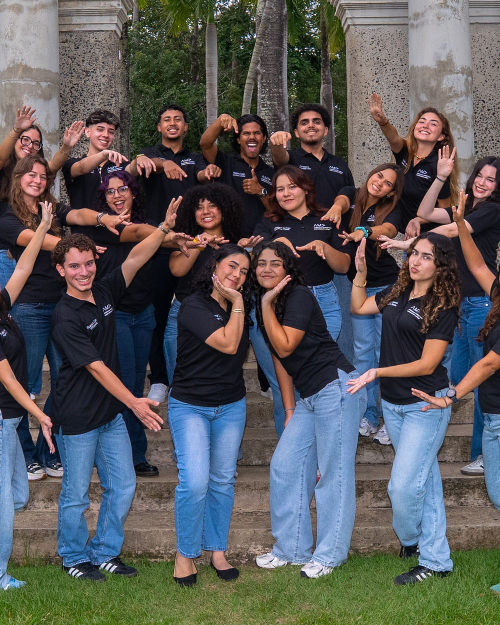
#> input picture assets/img/about-hero-real.jpg, 1000 x 1250 px (shown at 1/2 size); its folder holds only this picture in this run
$ python responsive_images.py
#> lines starting #> are read from the running program, lines starting #| are printed output that depends on the picture
"""Generate interior photo variants. Requires Pillow; no site runtime dependency.

Run: python scripts/responsive_images.py
Original JPEGs remain the fallback. Never upscale an original.
"""
from pathlib import Path
from PIL import Image, ImageOps

ROOT = Path(__file__).resolve().parents[1]
PHOTOS = ('about-hero-real', 'event-real-meeting', 'event-real-wide')


def variants(width):
    return sorted({min(width, size) for size in (480, 960, 1440)})


if __name__ == '__main__':
    for name in PHOTOS:
        source = ROOT / 'assets' / 'img' / (name + '.jpg')
        with Image.open(source) as original:
#> original is the input picture: PIL image 1000x1250 RGB; mean R, G, B 90.2, 88.8, 89.1
            image = ImageOps.exif_transpose(original).convert('RGB')
            for width in variants(image.width):
                height = round(image.height * width / image.width)
                target = source.with_name(f'{name}-{width}.webp')
                image.resize((width, height), Image.Resampling.LANCZOS).save(target, 'WEBP', quality=82, method=6)
                print(f'{target.name}: {width}x{height}, {target.stat().st_size} bytes')
#> this loop made 3 passes
#> pass 1, `image.resize((width, height), Image.Resampling.LANCZOS).save(target, '..`:
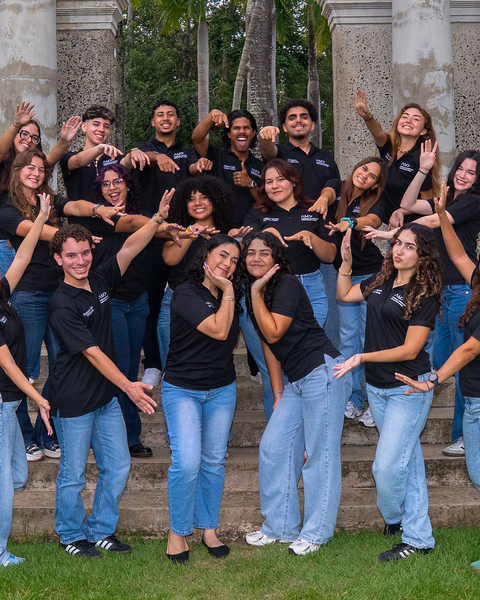
#> saved as about-hero-real-480.webp: PIL image 480x600 RGB; mean R, G, B 90.2, 88.8, 89.1
#> (the run stopped early here; a loop or call above may not have finished)
